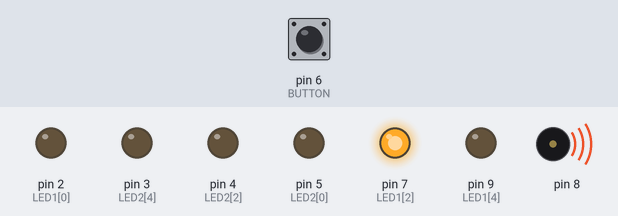
Simulated run of this sketch. Board: Arduino Uno, built with avr-gcc and run on an emulated ATmega328P. On the bench: output pins drawn as LEDs (lit = HIGH), buzzer (waves = sounding). Inputs (shaded band) come from the test bench; at power-on: pin 6 (BUTTON) HIGH.

Above: at 1.55 s.
2.2 s: pin 6 (BUTTON) pulled LOW for 0.9 s
At 3.0 s:
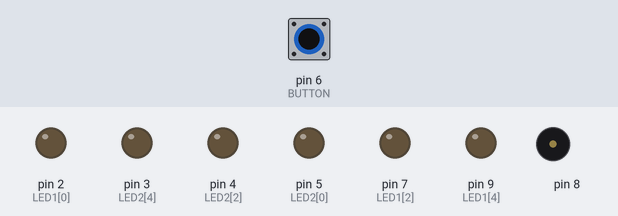
At 3.35 s:
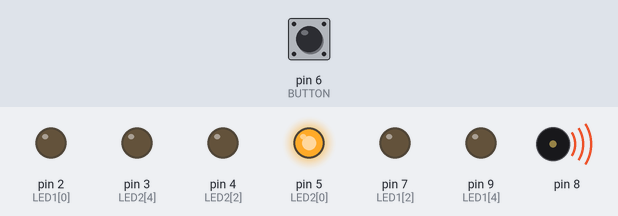
9.2 s: pin 6 (BUTTON) pulled LOW for 0.9 s
At 10.2 s:
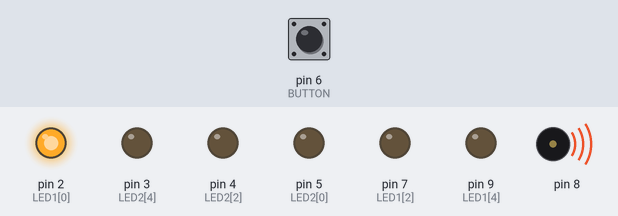
Timing chart, 0 to 19.6 s (numbered marks = the images above; inputs shaded):
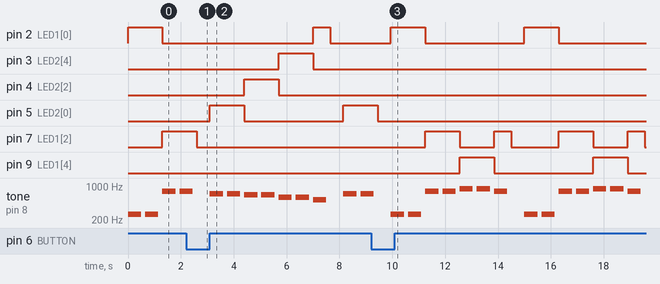

Measured:
- after the input at 2.2 s, pin 3 (LED2[4]): LOW → HIGH after 3.5 s, → LOW 1.3 s later; pin 4 (LED2[2]): LOW → HIGH after 2.2 s, → LOW 1.3 s later; pin 5 (LED2[0]): LOW → HIGH after 0.90 s, → LOW 1.3 s later, → HIGH 3.8 s later; pin 7 (LED1[2]): goes on until 2.6 s, then stays LOW; pin 9 (LED1[4]): stops changing and stays LOW
- after the input at 9.2 s, pin 3 (LED2[4]), pin 4 (LED2[2]): stops changing and stays LOW
- by itself, pin 2 (LED1[0]): alternates HIGH for 1.3 s and LOW for 3.8 s
- by itself, tone on pin 8: plays 262 Hz for 0.50 s, 262 Hz for 0.50 s, 784 Hz for 0.50 s, 784 Hz for 0.50 s, 880 Hz for 0.50 s, 880 Hz for 0.50 s … (14 notes in this stretch)

The sketch:

toneMelody.ino
```cpp
#include "pitches.h"
#define BUTTON 6
// notes in the melody:
int melody[] = {
   NOTE_C4,  NOTE_C4, NOTE_G5,  NOTE_G5, NOTE_A5, NOTE_A5, NOTE_G5
};
int melody2[] = {
  NOTE_F5,  NOTE_F5, NOTE_E5,  NOTE_E5, NOTE_D5, NOTE_D5, NOTE_C5
};
int LED1[] = {
  2,2,7,7,9,9,7
};
int LED2[] = {
  5,5,4,4,3,3,2
};
// note durations: 4 = quarter note, 8 = eighth note, etc.:
int noteDurations[] = {
  2,2,2,2,2,2,2
};
int noteDurations2[] = {
  2,2,2,2,2,2,2
};
byte presentState=1,previousState = 1;
byte switchSong=0;
void setup() {
  pinMode(BUTTON,INPUT_PULLUP);
  pinMode(9,OUTPUT);
  pinMode(7,OUTPUT);
  pinMode(5,OUTPUT);
  pinMode(4,OUTPUT);
  pinMode(3,OUTPUT);
  pinMode(2,OUTPUT);
}

void loop() {
   if (switchSong==0)
   {
    for (int thisNote = 0; thisNote < 7; thisNote++) {
    int noteDuration = 1000 / noteDurations[thisNote];
    int pauseBetweenNotes = noteDuration * 1.30;

    presentState = digitalRead(BUTTON);
    if(presentState==0&&previousState == 1)
    {
     switchSong++;
     if(switchSong==2) switchSong=0;
     break;
    }
    digitalWrite(LED1[thisNote],HIGH);
    tone(8, melody[thisNote], noteDuration);
    delay(pauseBetweenNotes);
    noTone(8);
    digitalWrite(LED1[thisNote],LOW);
    }
    delay(500);
   }
   else if(switchSong==1)
   {
    for (int thisNote = 0; thisNote < 7; thisNote++) {
    int noteDuration2 = 1000 / noteDurations2[thisNote];
    int pauseBetweenNotes = noteDuration2 * 1.30;
    presentState = digitalRead(BUTTON);
    if(presentState==0&&previousState == 1)
    {
     switchSong++;
     if(switchSong==2) switchSong=0;
     break;
    }
    digitalWrite(LED2[thisNote],HIGH);
    tone(8, melody2[thisNote], noteDuration2);
    delay(pauseBetweenNotes);
    noTone(8);
    digitalWrite(LED2[thisNote],LOW);
    }
    delay(500);
   }
   previousState = presentState;
}
```
